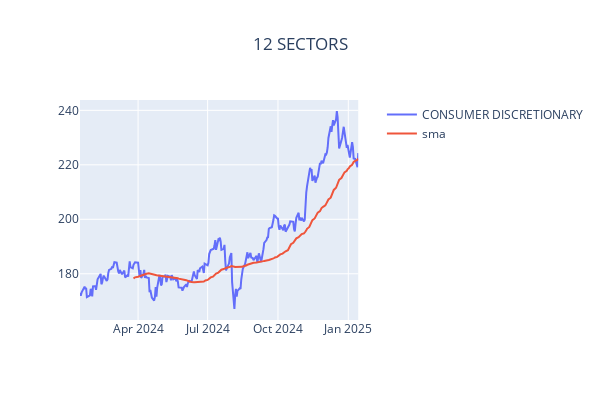
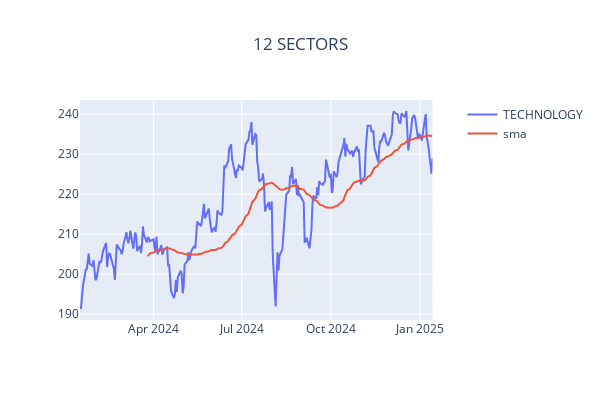
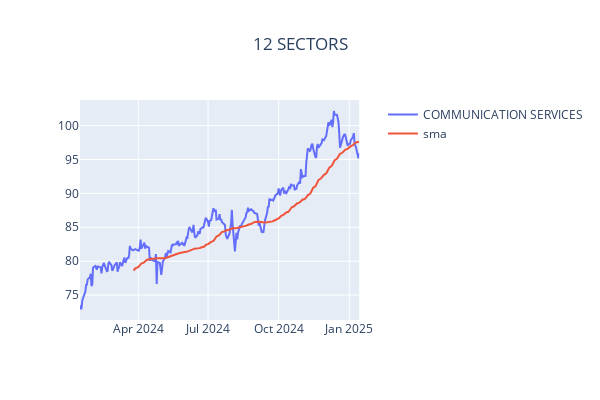
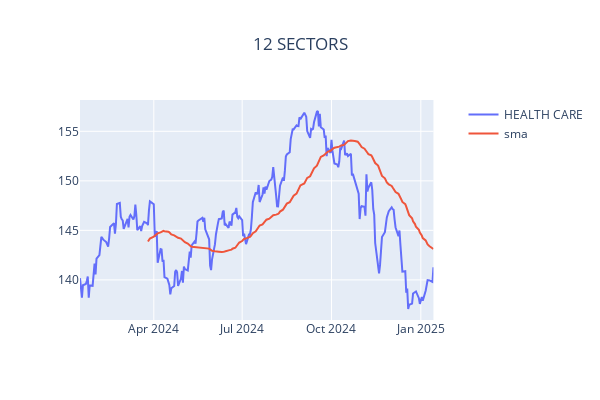

The notebook cell these images were saved under, in order:
### Markdown cell above
### Sectors

### Code cell
from yfinance_utils import list_utils
from datetime import datetime

symbols = list_utils.get_sectors()
names = list_utils.sectors
COLUMNS = ['Adj Close', 'Open','High','Low','Close','Volume']
NUMBER_OF_SECTORS = 12


top = list_utils.get_top_performers(symbols, size=NUMBER_OF_SECTORS)
_list = [i[0] for i in top]

data = yfinance.download(_list, period='1y')
for symbol in _list:
    fig2=make_subplots(specs=[[{"secondary_y": True}]])
    fig2.update_layout(title=f"{NUMBER_OF_SECTORS} SECTORS", title_x=0.5, width=600, height=400)
    _d2 = pd.DataFrame()
    _d2 = data.loc[:,(slice(None),symbol)]
    _d2.columns = COLUMNS
    _d2['sma'] = TA.SMA(_d2, period=50)
    _d2.reset_index(inplace=True)
    fig2.add_trace(
        go.Scatter(y=_d2['Close'], x=_d2['Date'], name=names[symbol]),
        secondary_y=False
    )
    fig2.add_trace(
        go.Scatter(y=_d2['sma'], x=_d2['Date'], name=f'sma'),
        secondary_y=False
    )
    fig2.show()

today = datetime.today().strftime('%Y-%m-%d')
print("PERFORMANCE IN THE LAST 30 DAYS:")
for symbol, value in top:
    if save_to_mongo:
        file_utils.save_to_mongo({"DATE":today, "TICK":symbol, "PERFORMANCE":value, "SECTOR":names[symbol]}, "top_sector_performer")

### Figure 1 — Plotly figure (JSON) as saved in the notebook; plotly's stock layout.template omitted (floating-point values rounded to 4 significant figures; data arrays with more than 128 entries replaced by an {"elided": "..."} marker saying what was removed)
{"data": [{"name": "CONSUMER DISCRETIONARY", "type": "scatter", "x": {"elided": "251 str values"}, "xaxis": "x", "y": {"elided": "251 float values"}, "yaxis": "y"}, {"name": "sma", "type": "scatter", "x": {"elided": "251 str values"}, "xaxis": "x", "y": {"elided": "251 float values"}, "yaxis": "y"}], "layout": {"height": 400, "title": {"text": "12 SECTORS", "x": 0.5}, "width": 600, "xaxis": {"anchor": "y", "domain": [0, 0.94]}, "yaxis": {"anchor": "x", "domain": [0, 1]}, "yaxis2": {"anchor": "x", "overlaying": "y", "side": "right"}}}

### Figure 2 — Plotly figure (JSON) as saved in the notebook; plotly's stock layout.template omitted (floating-point values rounded to 4 significant figures; data arrays with more than 128 entries replaced by an {"elided": "..."} marker saying what was removed)
{"data": [{"name": "TECHNOLOGY", "type": "scatter", "x": {"elided": "251 str values"}, "xaxis": "x", "y": {"elided": "251 float values"}, "yaxis": "y"}, {"name": "sma", "type": "scatter", "x": {"elided": "251 str values"}, "xaxis": "x", "y": {"elided": "251 float values"}, "yaxis": "y"}], "layout": {"height": 400, "title": {"text": "12 SECTORS", "x": 0.5}, "width": 600, "xaxis": {"anchor": "y", "domain": [0, 0.94]}, "yaxis": {"anchor": "x", "domain": [0, 1]}, "yaxis2": {"anchor": "x", "overlaying": "y", "side": "right"}}}

### Figure 3 — Plotly figure (JSON) as saved in the notebook; plotly's stock layout.template omitted (floating-point values rounded to 4 significant figures; data arrays with more than 128 entries replaced by an {"elided": "..."} marker saying what was removed)
{"data": [{"name": "COMMUNICATION SERVICES", "type": "scatter", "x": {"elided": "251 str values"}, "xaxis": "x", "y": {"elided": "251 float values"}, "yaxis": "y"}, {"name": "sma", "type": "scatter", "x": {"elided": "251 str values"}, "xaxis": "x", "y": {"elided": "251 float values"}, "yaxis": "y"}], "layout": {"height": 400, "title": {"text": "12 SECTORS", "x": 0.5}, "width": 600, "xaxis": {"anchor": "y", "domain": [0, 0.94]}, "yaxis": {"anchor": "x", "domain": [0, 1]}, "yaxis2": {"anchor": "x", "overlaying": "y", "side": "right"}}}

### Figure 4 — Plotly figure (JSON) as saved in the notebook; plotly's stock layout.template omitted (floating-point values rounded to 4 significant figures; data arrays with more than 128 entries replaced by an {"elided": "..."} marker saying what was removed)
{"data": [{"name": "HEALTH CARE", "type": "scatter", "x": {"elided": "251 str values"}, "xaxis": "x", "y": {"elided": "251 float values"}, "yaxis": "y"}, {"name": "sma", "type": "scatter", "x": {"elided": "251 str values"}, "xaxis": "x", "y": {"elided": "251 float values"}, "yaxis": "y"}], "layout": {"height": 400, "title": {"text": "12 SECTORS", "x": 0.5}, "width": 600, "xaxis": {"anchor": "y", "domain": [0, 0.94]}, "yaxis": {"anchor": "x", "domain": [0, 1]}, "yaxis2": {"anchor": "x", "overlaying": "y", "side": "right"}}}
